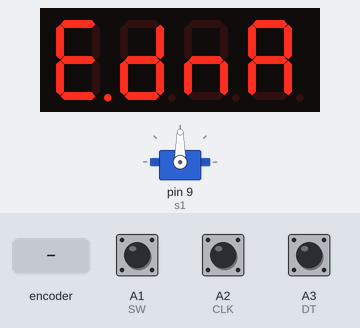
A sketch run on a simulated Arduino Uno, built with avr-gcc and run on an emulated ATmega328P. Shown: servo, 4-digit seven-segment display. The test bench sets the inputs (shaded band); at power-on: A1 (SW) HIGH, A2 (CLK) HIGH, A3 (DT) HIGH.

Above: at 1.2 s.
1.3 s: rotary encoder on A2 (CLK) / A3 (DT) turned 3 steps (first pin leading)
At 2.5 s:
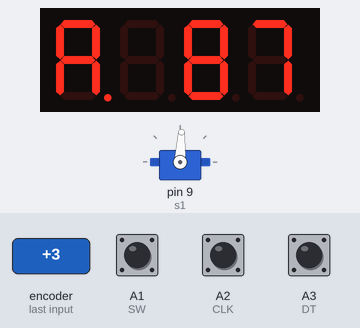
3.4 s: A1 (SW) pulled LOW for 0.15 s
At 4.6 s:
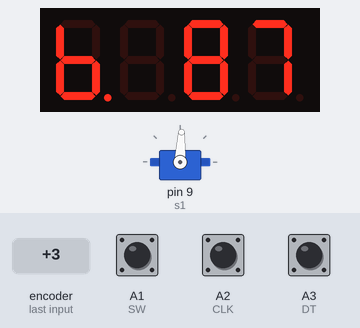
5.0 s: A1 (SW) pulled LOW for 1 s
At 6.9 s:
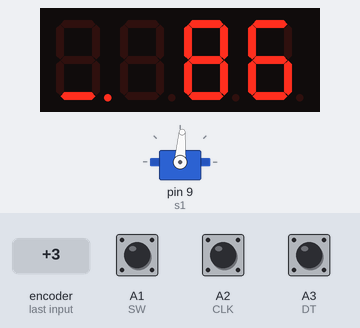
Timing chart, 0 to 8.4 s (numbered marks = the images above; inputs shaded):
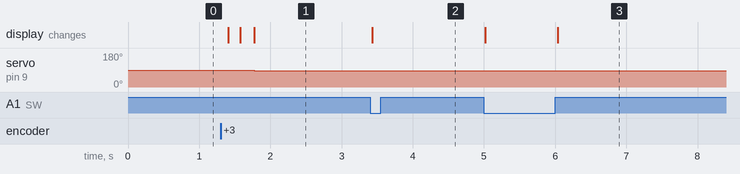

Measured:
- after the input at 1.3 s, servo on pin 9 (s1): 90° → 89° after 0.11 s, → 88° 0.17 s later, → 87° 0.20 s later; the display: first changes after 0.11 s (image 1 shows a later state)
- after the input at 3.4 s, the display: changes at once (image 2)
- after the input at 5.0 s, servo on pin 9 (s1): 87° → 86° after 1.0 s; the display: first changes at once (image 3 shows a later state)

The sketch:

ExpDna_ServoTester.ino
```cpp
//260220 Servo Tester Enhanced

#include <Servo.h>
#include <TM1637Display.h>

#define SW A1
#define CLK A2
#define DT A3

TM1637Display display(7, 13); //CLK, DIO ; Ver 261PCB = 7,8 ; 26.2.20 by Kyoji
Servo s1;

int angle = 90;

int point1, point2;
long delay_millis = 50000;

void setup()
{
  display.setBrightness(7);
  s1.attach(9);
  s1.write(90);

  pinMode(SW, INPUT); // Ver 261PCB = INPUT_PULLUP ; 26.2.20 by Kyoji
  pinMode(CLK, INPUT_PULLUP);
  pinMode(DT, INPUT_PULLUP);


  byte data[] = { 0xF9, 0x5e, 0x54, 0x77 };  // E.dnA
  display.setSegments(data);

  // Serial.begin(9600);
}

void loop()
{
  // 모드 A: 포인트 1 설정
  while (digitalRead(SW) == HIGH) {
    int8_t direction = getRotaryChange();
    if (direction) {
      changeAngle(direction);
      updateDisplayWithMode(0xF7);  // 'A' 표시와 함께 각도 출력
    }
  }
  point1 = angle;
  while (digitalRead(SW) == LOW) {  // 바운싱 방지
    updateDisplayWithMode(0xFC);
    delay(10);
  };

  // 모드 b: 포인트 2 설정
  while (digitalRead(SW) == HIGH) {
    int8_t direction = getRotaryChange();
    if (direction) {
      changeAngle(direction);
      updateDisplayWithMode(0xFC);  // 'b' 표시와 함께 각도 출력
    }
  }
  point2 = angle;
  while (digitalRead(SW) == LOW) {             // 바운싱 방지
    byte data[] = { 0xB8, 0x5C, 0x5C, 0x73 };  // L o o P
    display.setSegments(data);
    delay(10);
  }

  // 모드 자동 왕복 (Loop)
  delay_millis = 50000;
  changeDelay(0);

  while (true) {
    if (!moveServo(point2, point1)) break;
    if (!moveServo(point1, point2)) break;
  }

  // OUT 처리
  while (digitalRead(SW) == LOW) {  // 바운싱 방지
    updateDisplayWithMode(0xF7);
    delay(10);
  };
}

// 서보 이동 및 속도 조절 함수
bool moveServo(int start, int end)
{
  int gap = abs(start - end);
  for (int i = 0; i <= gap; i++) {
    if (digitalRead(SW) == LOW) return false;

    angle = map(i, 0, gap, start, end);
    s1.write(angle);
    display.showNumberDec(angle, false, 3, 1);

    unsigned long startMicros = micros();
    while (micros() - startMicros < delay_millis) {
      int8_t direction = getRotaryChange();
      if(direction) {
        changeDelay(direction);
      }
    }
  }
  delay(200);
  return true;
}

// 인코더 읽기
int8_t getRotaryChange() {
  static uint8_t prevState = 0; // 이전 2비트 상태 저장 (내부 정적 변수)
  static int8_t reason = 0;     // 판단기준
  uint8_t currState = (digitalRead(CLK) << 1) | digitalRead(DT);

  // 상태가 변하지 않았으면 즉시 0 반환
  if (currState == prevState) return 0;
  int result = 0;

  // 2. 상태 변화 테이블 (Gray Code 경로 분석)
  // 시계 방향 (CW): 00->01, 01->11, 11->10, 10->00
  if ((prevState == 0 && currState == 1) || (prevState == 1 && currState == 3) ||
           (prevState == 3 && currState == 2) || (prevState == 2 && currState == 0)) {
    reason += 1;
  }
  // 반시계 방향 (CCW): 00->10, 10->11, 11->01, 01->00
  else if ((prevState == 0 && currState == 2) || (prevState == 2 && currState == 3) ||
      (prevState == 3 && currState == 1) || (prevState == 1 && currState == 0)) {
    reason += -1;
  }
  if(currState == 3) {          //한 딸깍에서
    if(reason > 0 ) result = 1; //시계 방향이라 판단되면
    if(reason < 0) result = -1; //반시계라 판단되면
    reason = 0;
  }
  prevState = currState;
  return result;
}

void changeAngle(int8_t direction) {
  static unsigned long lastMoveTime = 0;
  static uint8_t vector = 1;
  unsigned long now = millis();
  if (now - lastMoveTime < 60) {  // 빠르게 돌리면 가속
    vector = min(vector + 1, 10);
  }
  else {
    vector = 1;
  }
  lastMoveTime = now;

  if (direction == 1) {  //시계
    angle += vector;
  }
  else {  //시계
    angle -= vector;
  }
  angle = constrain(angle, 0, 180);
  s1.write(angle);
}

// 속도 조절 및 원형 게이지 표시
void changeDelay(int8_t direction)
{
  if (direction == 1) {  // 시계
    delay_millis -= 1000;
  }
  else {                 //반시계
    delay_millis += 1000;
  }
  delay_millis = constrain(delay_millis, 1000, 50000);
  uint8_t segments[] = { 0x00 };
  if (delay_millis >= 1000) segments[0] = 0xBF;
  if (delay_millis >= 8000) segments[0] = 0xAF;
  if (delay_millis >= 16000) segments[0] = 0x8F;
  if (delay_millis >= 24000) segments[0] = 0x8E;
  if (delay_millis >= 32000) segments[0] = 0x8C;
  if (delay_millis >= 40000) segments[0] = 0x88;
  display.setSegments(segments, 1, 0);
}


void updateDisplayWithMode(uint8_t modeSeg)
{
  display.showNumberDec(angle, false, 3, 1);
  uint8_t data[] = { modeSeg };
  display.setSegments(data, 1, 0);
}
```
